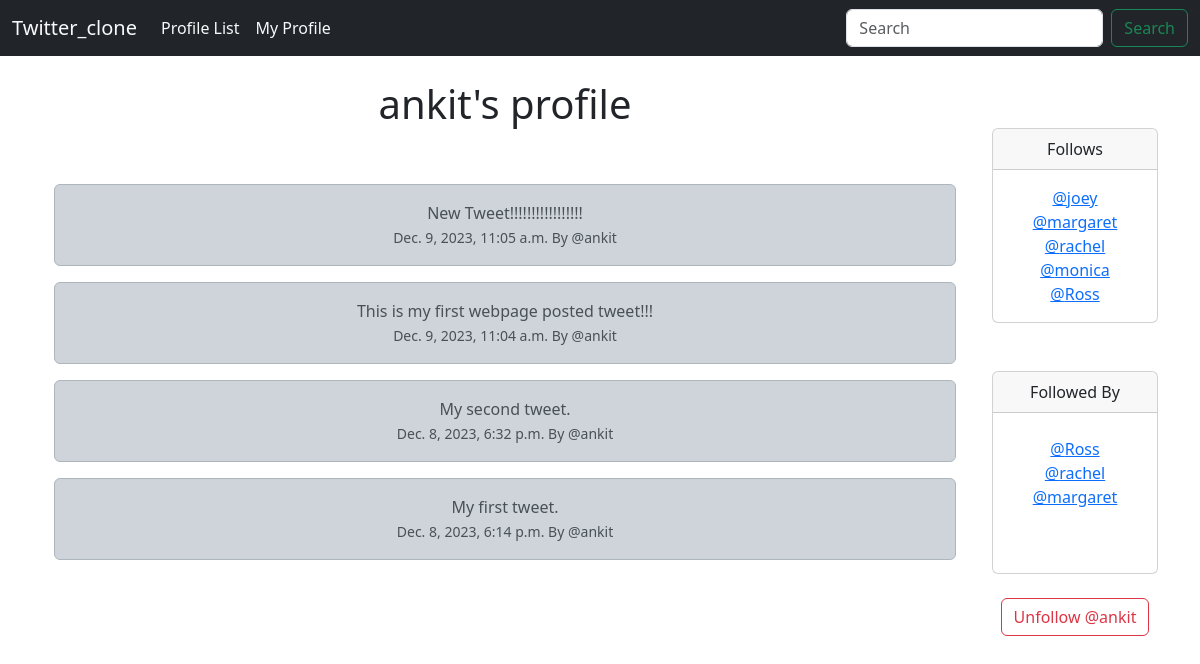
The page /profile/1 (signed in) on the database its author committed.
### Twitter_app/models.py (models this page shows, shortened)
class Profile(models.Model):
    user = models.OneToOneField(User, on_delete=models.CASCADE)
    follows = models.ManyToManyField('self', related_name='followed_by', symmetrical=False,blank = True)
    date_modified = models.DateTimeField(User, auto_now= True)
    def __str__(self):
        return self.user.username

class tweet(models.Model):
    user = models.ForeignKey(
        User, related_name="tweets",
        on_delete= models.DO_NOTHING
    )
    body = models.CharField(max_length= 200)
    created_at = models.DateTimeField(auto_now_add=True)

### Twitter_app/views.py (the view, shortened to what this page needs)
# urls.py: path('profile/<int:pk>', views.profile, name= "profile")
def profile(request, pk):
    if request.user.is_authenticated:
        profile = Profile.objects.get(user_id = pk)
        my_tweets = tweet.objects.filter(user_id = pk).order_by("-created_at")
        return render(request, 'profile_page.html', {'profile': profile, 'my_tweets': my_tweets})
    else:
        messages.success(request, "You mnust be login to vie this page")
        return redirect('index')

### templates/profile_page.html (shortened to what this page needs)
{%  extends "base.html" %}
{% load static%}
{%block content %}
{% if profile%}
 <div class="container text-center">
    <div class="row">
        <div class="col-10">
            <h1> {{ profile.user.username}}'s profile </h1>
            <div class="container">
              {% if my_tweets %}
              <br/>  <br/>
              {% for my_tweet in my_tweets %}
              <div class="alert alert-dark" role="alert">
                {{my_tweet.body}} <br/>
                <small class="">
                    {{my_tweet.created_at}} By
                    @{{my_tweet.user}}
                </small>
              </div>
              {%endfor%}
              {% endif %}
            </div>
        </div>
        <div class="col-2">
          <br> <br>
            <div class="card">
                <div class="card-header">
                  Follows
                </div>
                <div class="card-body">
                  <p class="card-text">
                    {% for following in profile.follows.all %}
                    <a href="{% url 'profile' following.user.id %}">@{{ following }}</a>
                    <br/>
                    {% endfor %}
                  </p>
                </div>
            </div>
<br><br>
            <div class="card">
                <div class="card-header">
                    Followed By
                </div>
                <div class="card-body">
                  <p class="card-text">
                    {% for following in profile.followed_by.all %}
                    <a href="{% url 'profile' following.user.id %}">@{{ following }}</a>
                    <br/>
                    {% endfor%}
                    <br/><br/>
                  </p>
                </div>
              </div>
              <form method="POST">
                <br>
                {% if profile in user.profile.follows.all %}
                  <button class="btn btn-outline-danger" name="follow" value="unfollow" type="submit">Unfollow @{{ profile.user.username | lower}} </button>
                  <br>
                {% else %}
                  <button class="btn btn-outline-success" name="follow" value="follow" type="submit">Follow @{{ profile.user.username | lower}} </button>
                {% endif %}
                </form>
        </div>
    </div>
</div>
{%endif%}
{% endblock %}

### rows shown on the page
Profile: user.username "ankit"
tweet: body "New Tweet!!!!!!!!!!!!!!!!!", created_at "Dec. 9, 2023, 11:05 a.m.", user "ankit"
tweet: body "This is my first webpage posted tweet!!!", created_at "Dec. 9, 2023, 11:04 a.m.", user "ankit"
tweet: body "My second tweet.", created_at "Dec. 8, 2023, 6:32 p.m.", user "ankit"
tweet: body "My first tweet.", created_at "Dec. 8, 2023, 6:14 p.m.", user "ankit"
Profile: user.username "joey"
Profile: user.username "margaret"
Profile: user.username "rachel"
Profile: user.username "monica"
Profile: user.username "Ross"
